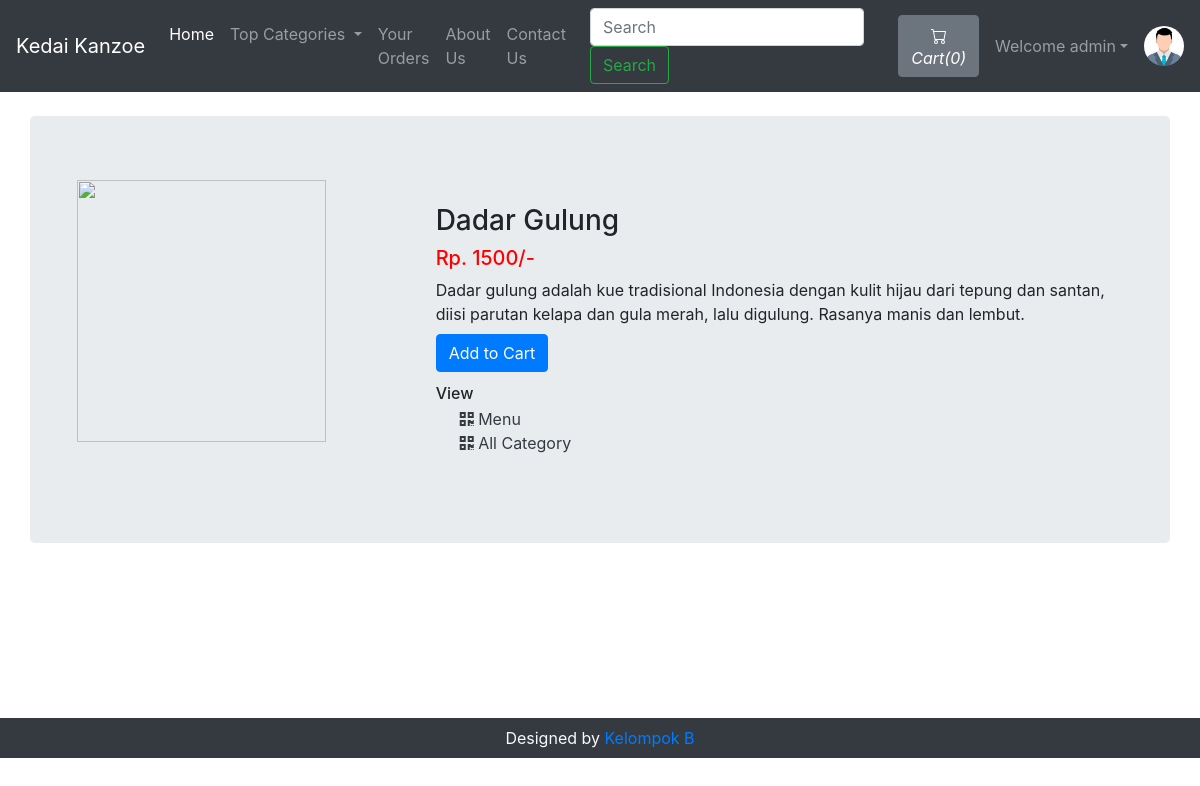
The app's page /viewKue.php?pizzaid=69 (signed in) with its own data.
### tables this page shows
CREATE TABLE `sitedetail` (
  `tempId` int(11) NOT NULL,
  `systemName` varchar(21) NOT NULL,
  `email` varchar(35) NOT NULL,
  `contact1` bigint(21) NOT NULL,
  `contact2` bigint(21) DEFAULT NULL COMMENT 'Optional',
  `address` text NOT NULL,
  `dateTime` datetime NOT NULL DEFAULT current_timestamp()
);

CREATE TABLE `pizza` (
  `pizzaId` int(12) NOT NULL,
  `pizzaName` varchar(255) NOT NULL,
  `pizzaPrice` int(12) NOT NULL,
  `pizzaDesc` text NOT NULL,
  `pizzaCategorieId` int(12) NOT NULL,
  `pizzaPubDate` datetime NOT NULL DEFAULT current_timestamp()
);

### viewKue.php (the view, shortened to what this page needs)
<!doctype html>
<html lang="en">
<head>
    <link rel="stylesheet" href="https://stackpath.bootstrapcdn.com/bootstrap/4.4.1/css/bootstrap.min.css">
    <link rel="stylesheet" href="https://use.fontawesome.com/releases/v5.8.2/css/all.css">
</head>
<body>
    <?php include 'partials/_dbconnect.php';?>
    <?php require 'partials/_nav.php' ?>
    <div class="container my-4" id="cont">
        <div class="row jumbotron">
        <?php
            $pizzaId = $_GET['pizzaid'];
            $sql = "SELECT * FROM `pizza` WHERE pizzaId = $pizzaId";
            $result = mysqli_query($conn, $sql);
            $row = mysqli_fetch_assoc($result);
            $pizzaName = $row['pizzaName'];
            $pizzaPrice = $row['pizzaPrice'];
            $pizzaDesc = $row['pizzaDesc'];
            $pizzaCategorieId = $row['pizzaCategorieId'];
        ?>
        <?php
        echo  '<div class="col-md-4">
                <img src="img/pizza-'.$pizzaId. '.jpg" width="249px" height="262px">
            </div>
            <div class="col-md-8 my-4">
                <h3>' . $pizzaName . '</h3>
                <h5 style="color: #ff0000">Rp. '.$pizzaPrice. '/-</h5>
                <p class="mb-0">' .$pizzaDesc .'</p>';
                if($loggedin){
                    $quaSql = "SELECT `itemQuantity` FROM `viewcart` WHERE pizzaId = '$pizzaId' AND `userId`='$userId'";
                    $quaresult = mysqli_query($conn, $quaSql);
                    $quaExistRows = mysqli_num_rows($quaresult);
                    if($quaExistRows == 0) {
                        echo '<form action="partials/_manageCart.php" method="POST">
                              <input type="hidden" name="itemId" value="'.$pizzaId. '">
                              <button type="submit" name="addToCart" class="btn btn-primary my-2">Add to Cart</button>';
                    }else {
                        echo '<a href="viewCart.php"><button class="btn btn-primary my-2">Go to Cart</button></a>';
                    }
                }
                else{
                    echo '<button class="btn btn-primary my-2" data-toggle="modal" data-target="#loginModal">Add to Cart</button>';
                }
                echo '</form>
                <h6 class="my-1"> View </h6>
                <div class="mx-4">
                    <a href="viewKueList.php?catid=' . $pizzaCategorieId . '" class="active text-dark">
                    <i class="fas fa-qrcode"></i>
                        <span>Menu</span>
                    </a>
                </div>
                <div class="mx-4">
                    <a href="index.php" class="active text-dark">
                    <i class="fas fa-qrcode"></i>
                        <span>All Category</span>
                    </a>
                </div>
            </div>'
        ?>
        </div>
    </div>
    <?php require 'partials/_footer.php' ?>
</body>
</html>

### partials/_nav.php (shortened to what this page needs)
<?php
if(isset($_SESSION['loggedin']) && $_SESSION['loggedin']==true){
  $loggedin= true;
  $userId = $_SESSION['userId'];
  $username = $_SESSION['username'];
}
else{
  $loggedin = false;
  $userId = 0;
}
$sql = "SELECT * FROM `sitedetail`";
$result = mysqli_query($conn, $sql);
$row = mysqli_fetch_assoc($result);
$systemName = $row['systemName'];
echo '<nav class="navbar navbar-expand-lg navbar-dark bg-dark">
      <a class="navbar-brand" href="index.php">'.$systemName.'</a>
      <button class="navbar-toggler" type="button" data-toggle="collapse" data-target="#navbarSupportedContent" aria-controls="navbarSupportedContent" aria-expanded="false" aria-label="Toggle navigation">
        <span class="navbar-toggler-icon">test</span>
      </button>
      <div class="collapse navbar-collapse" id="navbarSupportedContent">
        <ul class="navbar-nav mr-auto">
          <li class="nav-item active">
            <a class="nav-link" href="index.php">Home <span class="sr-only">(current)</span></a>
          </li>
          <li class="nav-item dropdown">
            <a class="nav-link dropdown-toggle" href="#" id="navbarDropdown" role="button" data-toggle="dropdown" aria-haspopup="true" aria-expanded="false">
              Top Categories
            </a>
            <div class="dropdown-menu" aria-labelledby="navbarDropdown">';
            echo '</div>
          </li>
          <li class="nav-item">
            <a class="nav-link" href="viewOrder.php">Your Orders</a>
          </li>
          <li class="nav-item">
            <a class="nav-link" href="about.php">About Us</a>
          </li>
          <li class="nav-item">
            <a class="nav-link" href="contact.php">Contact Us</a>
          </li>
        </ul>
        <form method="get" action="/tokokue/search.php" class="form-inline my-2 my-lg-0 mx-3">
          <input class="form-control mr-sm-2" type="search" name="search" id="search" placeholder="Search" aria-label="Search" required>
          <button class="btn btn-outline-success my-2 my-sm-0" type="submit">Search</button>
        </form>';
        $countsql = "SELECT SUM(`itemQuantity`) FROM `viewcart` WHERE `userId`=$userId";
        $countresult = mysqli_query($conn, $countsql);
        $countrow = mysqli_fetch_assoc($countresult);
        $count = $countrow['SUM(`itemQuantity`)'];
        if(!$count) {
          $count = 0;
        }
        echo '<a href="viewCart.php"><button type="button" class="btn btn-secondary mx-2" title="MyCart">
          <svg xmlns="img/cart.svg" width="16" height="16" fill="currentColor" class="bi bi-cart" viewBox="0 0 16 16">
            <path d="M0 1.5A.5.5 0 0 1 .5 1H2a.5.5 0 0 1 .485.379L2.89 3H14.5a.5.5 0 0 1 .491.592l-1.5 8A.5.5 0 0 1 13 12H4a.5.5 0 0 1-.491-.408L2.01 3.607 1.61 2H.5a.5.5 0 0 1-.5-.5zM3.102 4l1.313 7h8.17l1.313-7H3.102zM5 12a2 2 0 1 0 0 4 2 2 0 0 0 0-4zm7 0a2 2 0 1 0 0 4 2 2 0 0 0 0-4zm-7 1a1 1 0 1 1 0 2 1 1 0 0 1 0-2zm7 0a1 1 0 1 1 0 2 1 1 0 0 1 0-2z"/>
          </svg>
          <i class="bi bi-cart">Cart(' .$count. ')</i>
        </button></a>';
        if($loggedin){
          echo '<ul class="navbar-nav mr-2">
            <li class="nav-item dropdown">
              <a class="nav-link dropdown-toggle" href="#" id="navbarDropdown" role="button" data-toggle="dropdown"> Welcome ' .$username. '</a>
              <div class="dropdown-menu" aria-labelledby="navbarDropdown">
                <a class="dropdown-item" href="partials/_logout.php">Logout</a>
              </div>
            </li>
          </ul>
          <div class="text-center image-size-small position-relative">
            <a href="viewProfile.php"><img src="img/person-' .$userId. '.jpg" class="rounded-circle" onError="this.src = \'img/profilePic.jpg\'" style="width:40px; height:40px"></a>
          </div>';
        }
        else {
          echo '
          <button type="button" class="btn btn-success mx-2"  data-toggle="modal" data-target="#loginModal">Login</button>
          <button type="button" class="btn btn-success mx-2"  data-toggle="modal" data-target="#signupModal">SignUp</button>';
        }
  echo '</div>
    </nav>';
?>

### viewKue.php (style rules this page uses)
#cont { min-height : 578px; }

### records on screen
sitedetail: systemName "Kedai Kanzoe"
pizza: pizzaName "Dadar Gulung", pizzaPrice "1500", pizzaDesc "Dadar gulung adalah kue tradisional Indonesia dengan kulit hijau dari tepung dan santan, diisi parutan kelapa dan gula merah, lalu digulung. Rasanya manis dan lembut."

### other values on screen
$count "0"
$username "admin"
